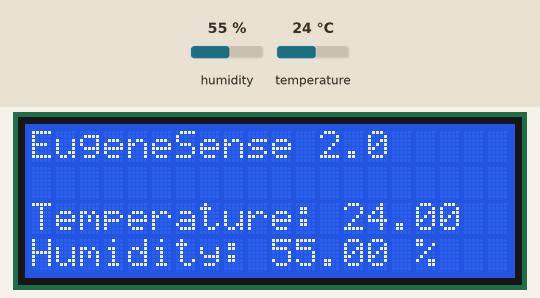
Simulated run of this sketch. Board: Arduino Uno, built with avr-gcc and run on an emulated ATmega328P. Shown: 20×4 character LCD. The test bench sets the inputs (shaded band); at power-on: humidity 55 %, temperature 24 °C. What the sketch prints to the serial monitor is not drawn.

Above: at 2.2 s.
2.3 s: humidity set to 22 %
At 5.9 s:
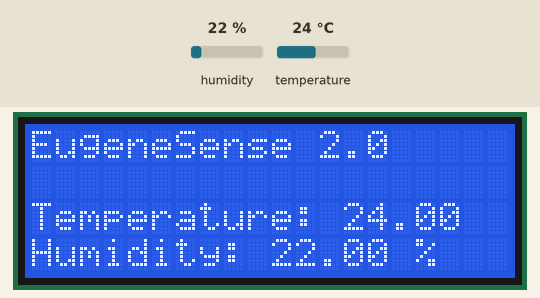
6.6 s: temperature set to 12 °C
At 8.7 s:
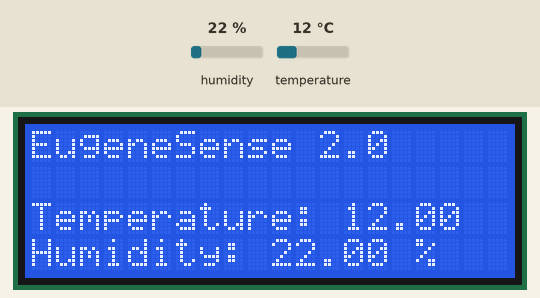
10.9 s: humidity set to 40 %
At 11.5 s:
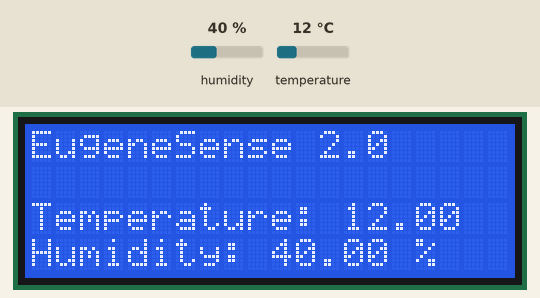
15.2 s: temperature set to 19 °C
Timing chart, 0 to 18.2 s (numbered marks = the images above; inputs shaded):
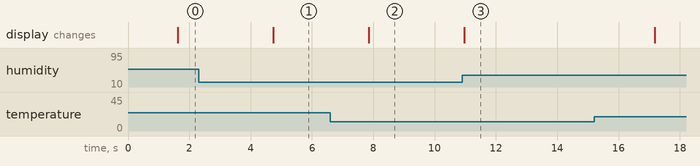

The sketch:

DHT22_Tutorial.ino
```cpp
#include <LiquidCrystal_I2C.h>
#include <RFID.h>
#include <LiquidCrystal_I2C.h>
#include <LCD.h>
#include <Wire.h>
#include <DHT.h>
#include <SPI.h>

#define SS_PIN 10
#define RST_PIN 9

#define DHTPIN A2     // what ANALOG pin it is connected to
#define DHTTYPE DHT22   // DHT 22  (AM2302), AM2321 ; DHTTYPE DHT11   // DHT 11
/*
  DHT 11 is an older version of DHT temp & humidity sensor. DHT 22 is more precise and accurate, but it is more expensive.
*/

DHT DHT(DHTPIN, DHTTYPE);
LiquidCrystal_I2C lcdScreen(0x27, 2, 1, 0, 4, 5, 6, 7, 3, POSITIVE);

void setup() {
  Serial.begin(9600);
  Serial.println("DHTxx test!");
  lcdScreen.begin(20,4);

  DHT.begin();
}

void loop() {
  delay(1500); // Reading temperature or humidity takes about 250 milliseconds! Sensor readings may also be up to 2 seconds 'old' (its a very slow sensor)
  lcdScreen.clear();
  lcdScreen.setCursor(0,0);
  lcdScreen.print("EugeneSense 2.0");

  float h = DHT.readHumidity();
  // Read temperature as Celsius (the default)
  float t = DHT.readTemperature();
  // Read temperature as Fahrenheit (isFahrenheit = true)
  float f = DHT.readTemperature(true);

  // Check if any reads failed and exit early (to try again).
  if (isnan(h) || isnan(t) || isnan(f)) {
    Serial.println("Failed to read from DHT sensor!");
    return;
  }

  // Compute heat index in Fahrenheit (the default)
  float hif = DHT.computeHeatIndex(f, h);
  // Compute heat index in Celsius (isFahreheit = false)
  float hic = DHT.computeHeatIndex(t, h, false);

  lcdScreen.setCursor(0,2);
  lcdScreen.print("Temperature: ");
  Serial.print("\n\nTemperature: ");
  Serial.print(t);
  lcdScreen.print(t);
  Serial.print(" || ");
  Serial.print(hic);
  Serial.print(" C");
  lcdScreen.setCursor(0,3);
  lcdScreen.print("Humidity: ");
  Serial.print("\nHumidity: ");
  lcdScreen.print(h);
  Serial.print(h);
  Serial.print(" %");
  lcdScreen.print(" %");
}
```

Measured:
- after the input at 2.3 s, the display: changes after 2.4 s (image 1)
- after the input at 6.6 s, the display: changes after 1.2 s (image 2)
- after the input at 10.9 s, the display: changes after 0.06 s (image 3)
